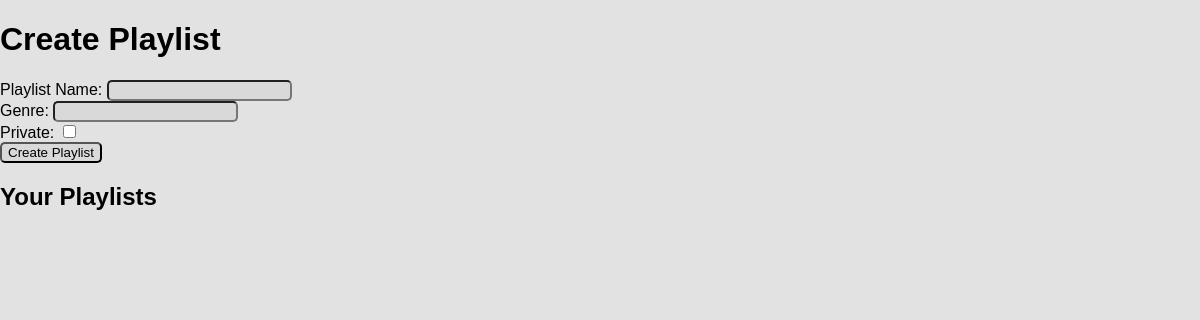
Page /create_playlist (signed in) on the earlier database version.
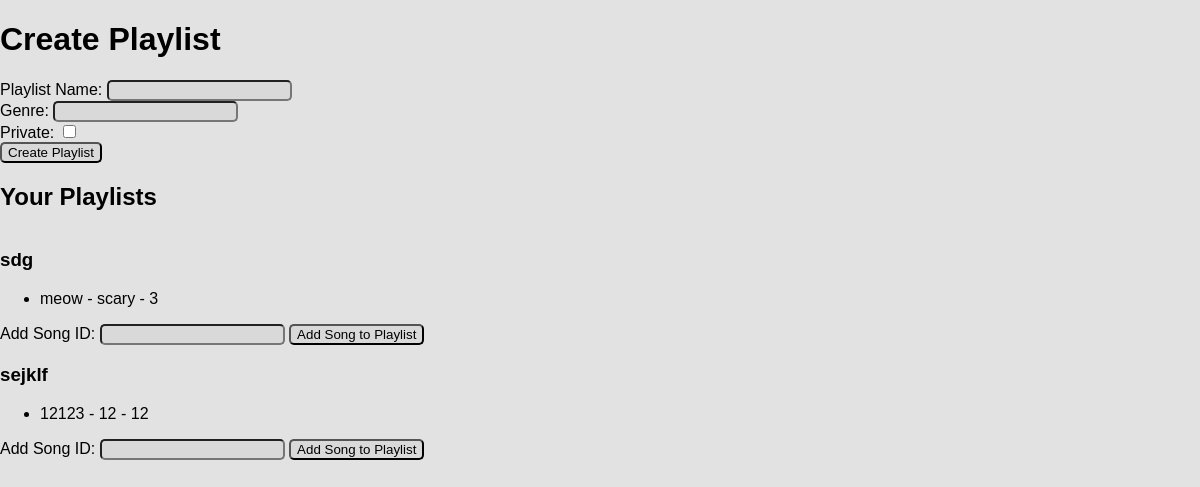
Same page on the later database version.
### tables this page shows
CREATE TABLE playlists (
    playlist_id INTEGER PRIMARY KEY AUTOINCREMENT,
    creator_id INTEGER,
    playlist_name TEXT NOT NULL,
    genre TEXT NOT NULL,
    is_private BOOLEAN NOT NULL CHECK (is_private IN (0, 1)),
    FOREIGN KEY (creator_id) REFERENCES users(user_id)
);

CREATE TABLE SONGS (
                song_id INTEGER PRIMARY KEY AUTOINCREMENT,
                name TEXT,
                file TEXT,
                lyrics TEXT,
                release_date DATE,
                age_rating INTEGER CHECK(age_rating >= 9 AND age_rating <= 120),
                genre TEXT,
                duration INTEGER,
                is_limited BOOLEAN DEFAULT 0,
                album_id INTEGER,
                user_id TEXT,
                FOREIGN KEY (album_id) REFERENCES ALBUM (album_id),
                FOREIGN KEY (user_id) REFERENCES USERS (user_id)
            );

### app.py (the view, shortened to what this page needs)
@app.route("/create_playlist", methods=["GET", "POST"])
def create_playlist():
    if "user_id" in session:
        user_id = session["user_id"]
        try:
            with sqlite3.connect("database.db") as connect:
                cursor = connect.cursor()
                cursor.execute(
                    "SELECT playlist_id, playlist_name FROM playlists WHERE creator_id = ?",
                    (user_id,)
                )
                playlists = cursor.fetchall()
                def get_songs_in_playlist(playlist_id):
                    cursor.execute(
                        """
                        SELECT songs.song_id, songs.name, songs.genre, songs.duration
                        FROM songs
                        INNER JOIN playlist_songs ON songs.song_id = playlist_songs.song_id
                        WHERE playlist_songs.playlist_id = ?
                        """,
                        (playlist_id,)
                    )
                    return cursor.fetchall()
            return render_template("create_playlist.html", playlists=playlists, get_songs_in_playlist=get_songs_in_playlist)
        except Exception as e:
            logging.error(f"Error fetching playlists: {e}")
            flash("An error occurred while fetching playlists.")
            return redirect(url_for("user"))
    else:
        flash("You are not authorized to access this page.")
        return redirect(url_for("home_page"))

### templates/create_playlist.html (shortened to what this page needs)
<!DOCTYPE html>
<html lang="en">
<head>
    <link rel="stylesheet" type="text/css" href="{{ url_for('static', filename='css/style.css') }}">
</head>
<body>
    <h1>Create Playlist</h1>
    <form action="{{ url_for('create_playlist') }}" method="POST">
        <label for="playlist_name">Playlist Name:</label>
        <input type="text" id="playlist_name" name="playlist_name" required><br>
        <label for="genre">Genre:</label>
        <input type="text" id="genre" name="genre" required><br>
        <label for="is_private">Private:</label>
        <input type="checkbox" id="is_private" name="is_private"><br>
        <button type="submit">Create Playlist</button>
    </form>
    <h2>Your Playlists</h2>
    <div class="playlist-container">
        {% for playlist in playlists %}
        <div class="playlist">
            <h3>{{ playlist[1] }}</h3>
            <ul>
                {% for song in get_songs_in_playlist(playlist[0]) %}
                <li>{{ song[1] }} - {{ song[2] }} - {{ song[3] }}</li>
                {% endfor %}
            </ul>
            <form action="{{ url_for('add_song_to_playlist') }}" method="POST">
                <label for="song_id">Add Song ID:</label>
                <input type="text" id="song_id" name="song_id" required>
                <button type="submit">Add Song to Playlist</button>
            </form>
        </div>
        {% endfor %}
    </div>
</body>
</html>

### static/css/style.css (style rules this page uses)
:root { --border-in: #9400d3; --border-out: hsl(0, 0%, 22%); --border-header: #383838; --background-main-card: #1e1e1f; --background-body: #000; --background-sub-div-card: #202022; --background-sub-div-card-2: rgba(44, 43, 43, 0.923); --background-header-title: hsl(240, 1%, 17%); --background-header-title-1: hsl(240, 1%, 20%); --box-shadow-1: 0 0 15px #111; --box-shadow-2: 0 0 10px #222; --box-shadow-3: 0 0 10px rgba(0, 0, 0, 0.722); font-family: "Poppins", sans-serif; --font-color-1: #fff; --font-color-2: #e2e2e2; --font-color-3: #d6d6d6bf; --font-color-4: #9400d3; --font-color-5: #000; --font-size-0: 28px; --font-size-1: 26px; --font-size-2: 18px; --font-size-3: 16px; --font-size-4: 12px; }
body { background-color:#e2e2e2; box-sizing: border-box; margin: 0; display: flex; flex-direction: column; min-height: 100vh; font-family: Arial, sans-serif; }
button { border-radius: 5px; background-color: #d6d6d6bf; }
input { border-radius: 5px; background-color: #d6d6d6bf; }

Differences in the rows shown:
added playlists: playlist_name "sdg"
now on this page (row unchanged): SONGS: name "meow", genre "scary", duration "3", shown under "sdg"
added playlists: playlist_name "sejklf"
now on this page (row unchanged): SONGS: name "12123", genre "12", duration "12", shown under "sejklf"
